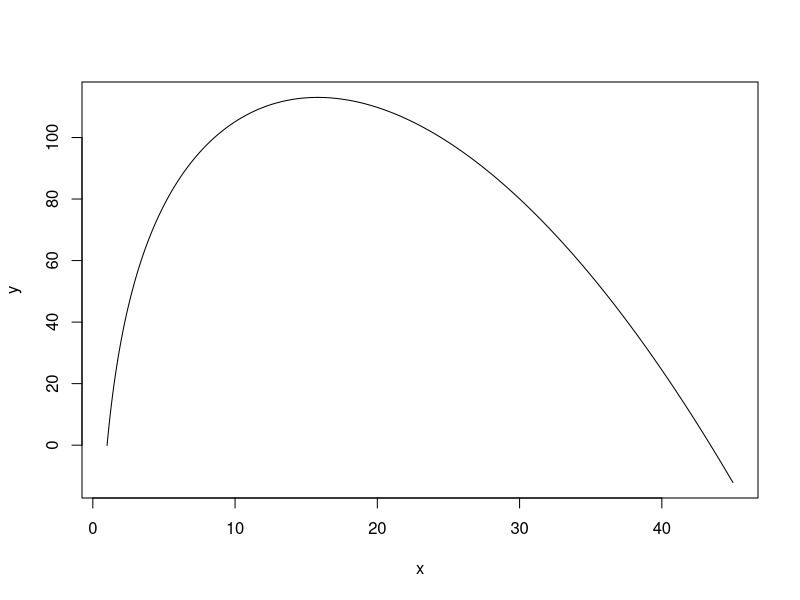

Source code (R): (Note: this script raises an error after producing the figure.)
x <- seq(1,45,0.1)
y <- 50*log(x) - 0.1*x^2
plot(y~x, type = "l")

library(tidyverse)

Fec_scale

play <- filter(Fec_scale, Clone == "C14", Treatment == "Predator", 
               Experiment == "Acclim")

ggplot(play, aes(x = Temperature, y = Fec))+
  geom_point()

mod <- lm(Fec ~ Temperature+log(Temperature)+I(Temperature^2), data = play)
summary(mod)
newX <- data.frame(Temperature = seq(13, 28, 1))
newY <- predict(mod, newdata = newX, type = 'response')
pT <- data.frame(newX, fit_Fec = newY)

ggplot(play, aes(x = Temperature, y = Fec))+
  geom_point()+
  geom_line(data = pT, aes(x = Temperature, y = fit_Fec))

Fec_play <- mutate(Fec_scale, 
                   fullFac = paste(Treatment, Experiment, sep = "_"))
play2 <- filter(Fec_play, fullFac == "Control_Acclim")

ggplot(Fec_play, aes(x = Temperature, y = Fec))+
  geom_point()+
  facet_wrap(~fullFac)+
  geom_smooth(method = lm, formula = y ~ x+log(x)+I(x^2))+
  geom_smooth(method = lm, formula = y ~ poly(x,2), colour = 'red', se=FALSE)


ggplot(Fec_scale, aes(x = Temperature, y = Fec, group = Experiment, colour = Experiment))+
  geom_point()+
  facet_grid(Clone~Treatment)+
  geom_smooth(method = lm, formula = y ~ x+log(x)+I(x^2), 
              linetype = 'dashed', se = FALSE)+
  geom_smooth(method = lm, formula = y ~ poly(x, 2), se = FALSE)
